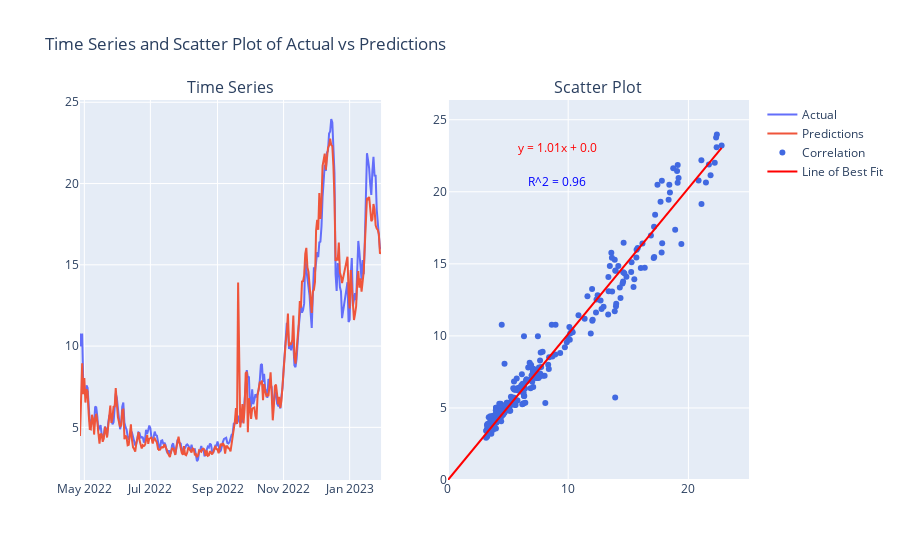

The code cell stored with this chart in its notebook:
### Code cell
with mlflow.start_run() as run:
    mlflow.set_tag("mlflow.runName", "XGBoost - LSTM Time-Series-Ensemble")
    ts_gradient, ts_intercept, ts_r2, ts_mape = evaluate_model(ts_predictions_array, y_test)
    plot_charts(ts_predictions_array, y_test, split_point_dates, ts_gradient, ts_intercept, ts_r2, run_id=run.info.run_id)

mlflow.end_run()

### Figure 1 — Plotly figure (JSON) as saved in the notebook; plotly's stock layout.template omitted (floating-point values rounded to 4 significant figures; data arrays with more than 128 entries replaced by an {"elided": "..."} marker saying what was removed)
{"data": [{"mode": "lines", "name": "Actual", "type": "scatter", "x": {"elided": "360 str values"}, "xaxis": "x", "y": {"elided": "360 float values"}, "yaxis": "y"}, {"mode": "lines", "name": "Predictions", "type": "scatter", "x": {"elided": "360 str values"}, "xaxis": "x", "y": {"elided": "360 float values"}, "yaxis": "y"}, {"marker": {"color": "RoyalBlue"}, "mode": "markers", "name": "Correlation", "type": "scatter", "x": {"elided": "360 float values"}, "xaxis": "x2", "y": {"elided": "360 float values"}, "yaxis": "y2"}, {"line": {"color": "red"}, "mode": "lines", "name": "Line of Best Fit", "type": "scatter", "x": [0, 0.2299, 0.4599, 0.6898, 0.9197, 1.15, 1.38, 1.609, 1.839, 2.069, 2.299, 2.529, 2.759, 2.989, 3.219, 3.449, 3.679, 3.909, 4.139, 4.369, 4.599, 4.828, 5.058, 5.288, 5.518, 5.748, 5.978, 6.208, 6.438, 6.668, 6.898, 7.128, 7.358, 7.588, 7.818, 8.047, 8.277, 8.507, 8.737, 8.967, 9.197, 9.427, 9.657, 9.887, 10.12, 10.35, 10.58, 10.81, 11.04, 11.27, 11.5, 11.73, 11.96, 12.19, 12.42, 12.65, 12.88, 13.11, 13.34, 13.57, 13.8, 14.03, 14.26, 14.49, 14.72, 14.95, 15.18, 15.41, 15.64, 15.86, 16.09, 16.32, 16.55, 16.78, 17.01, 17.24, 17.47, 17.7, 17.93, 18.16, 18.39, 18.62, 18.85, 19.08, 19.31, 19.54, 19.77, 20.0, 20.23, 20.46, 20.69, 20.92, 21.15, 21.38, 21.61, 21.84, 22.07, 22.3, 22.53, 22.76], "xaxis": "x2", "y": [0, 0.2327, 0.4654, 0.6982, 0.9309, 1.164, 1.396, 1.629, 1.862, 2.095, 2.327, 2.56, 2.793, 3.025, 3.258, 3.491, 3.724, 3.956, 4.189, 4.422, 4.654, 4.887, 5.12, 5.353, 5.585, 5.818, 6.051, 6.284, 6.516, 6.749, 6.982, 7.214, 7.447, 7.68, 7.913, 8.145, 8.378, 8.611, 8.843, 9.076, 9.309, 9.542, 9.774, 10.01, 10.24, 10.47, 10.71, 10.94, 11.17, 11.4, 11.64, 11.87, 12.1, 12.33, 12.57, 12.8, 13.03, 13.27, 13.5, 13.73, 13.96, 14.2, 14.43, 14.66, 14.89, 15.13, 15.36, 15.59, 15.83, 16.06, 16.29, 16.52, 16.76, 16.99, 17.22, 17.45, 17.69, 17.92, 18.15, 18.39, 18.62, 18.85, 19.08, 19.32, 19.55, 19.78, 20.01, 20.25, 20.48, 20.71, 20.95, 21.18, 21.41, 21.64, 21.88, 22.11, 22.34, 22.57, 22.81, 23.04], "yaxis": "y2"}], "layout": {"annotations": [{"font": {"size": 16}, "showarrow": false, "text": "Time Series", "x": 0.225, "xanchor": "center", "xref": "paper", "y": 1, "yanchor": "bottom", "yref": "paper"}, {"font": {"size": 16}, "showarrow": false, "text": "Scatter Plot", "x": 0.775, "xanchor": "center", "xref": "paper", "y": 1, "yanchor": "bottom", "yref": "paper"}, {"font": {"color": "red"}, "showarrow": false, "text": "y = 1.01x + 0.0", "x": 9.105, "xref": "x2", "y": 23.04, "yref": "y2"}, {"font": {"color": "blue"}, "showarrow": false, "text": "R^2 = 0.96", "x": 9.105, "xref": "x2", "y": 20.74, "yref": "y2"}], "autosize": true, "title": {"text": "Time Series and Scatter Plot of Actual vs Predictions"}, "xaxis": {"anchor": "y", "autorange": true, "domain": [0, 0.45], "range": ["2022-04-27", "2023-01-30"], "type": "date"}, "xaxis2": {"anchor": "y2", "domain": [0.55, 1], "range": [0, 25.04], "type": "linear"}, "yaxis": {"anchor": "x", "autorange": true, "domain": [0, 1], "range": [1.762, 25.14], "type": "linear"}, "yaxis2": {"anchor": "x2", "domain": [0, 1], "range": [0, 26.37], "type": "linear"}}}
